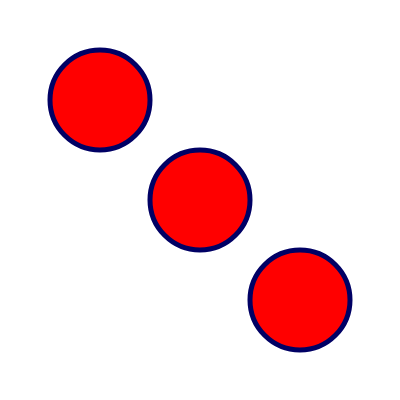
Frame 1 (no input)
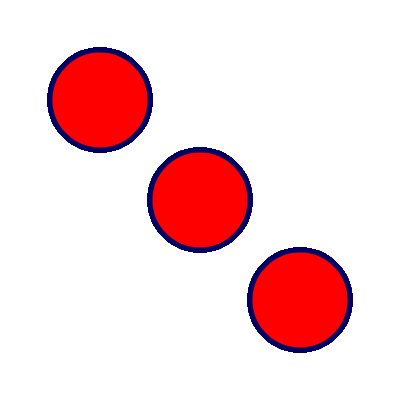
Frame 60 (no input)
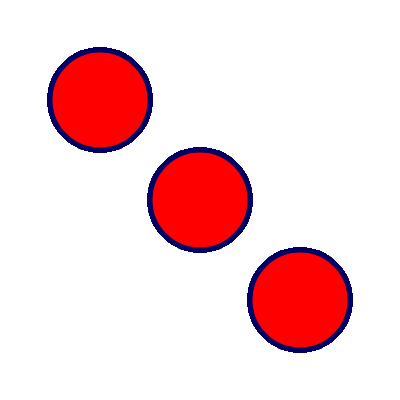
Frame 120 (the mouse pressed at the canvas centre since frame 60)

The p5.js sketch that drew these frames (run headless with seeded random() and noise() and a simulated clock; from frame 60 on, the mouse is pressed at the canvas centre):

// p5.js sketch
// ── sketch.js
var x;
var y;

function setup() {
  createCanvas(400,400);
}

function draw() {
 circle1(100,100);
 circle1(200,200);
 circle1(300,300);


}

function circle1(x,y){
   stroke(255,255,255);
  strokeWeight(5);
 // fill(0,255,0)
 fill(255,0,0);
  stroke(0,0,100);
  ellipse(x,y,100,100);
  
}
//function squares(){
//    background(255,0,0);
//  stroke(0,0,255);
//  strokeWeight(5);
//  fill(0,255,0)
//  rect(sqX,sqY,100,100);
//}
//function lines(){
//    stroke(0);
 // line(Lx,Ly,50,200);
//}
